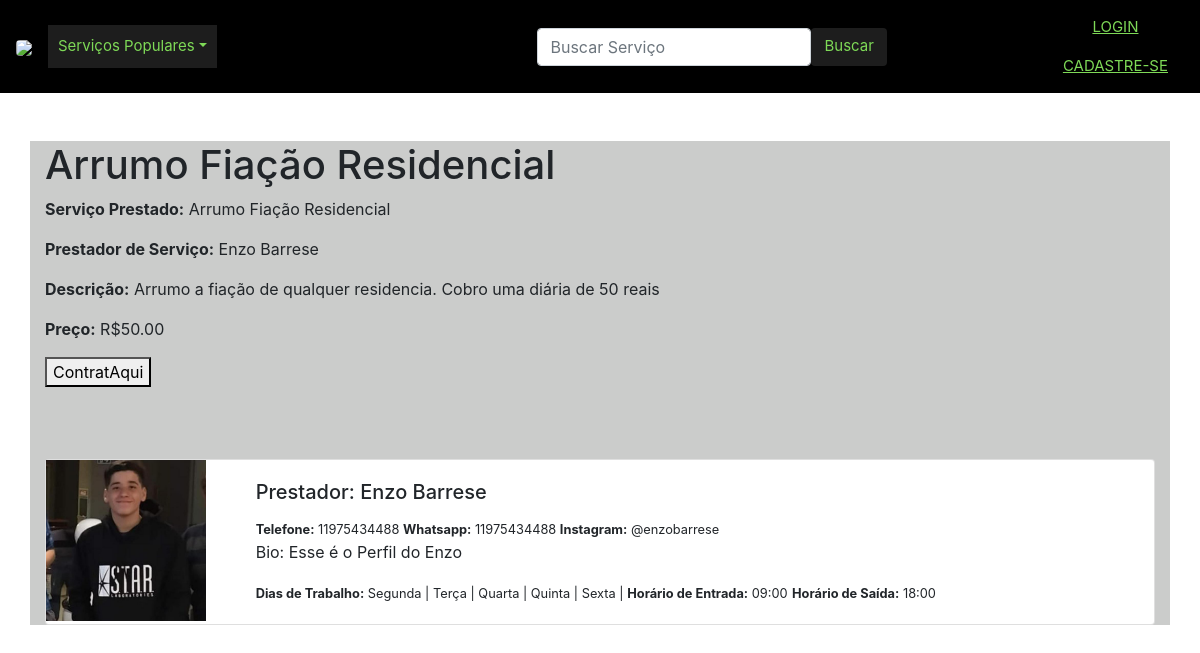
The page /servico/5/ on the database its author committed.
### site_final/models.py (models this page shows, shortened)
class Servico(models.Model):
    nome = models.CharField(max_length=100)
    descricao = models.TextField()
    autor = models.ForeignKey(User, on_delete=models.CASCADE)
    categoria = models.ForeignKey(Categoria, on_delete=models.CASCADE)
    subcategoria = models.ForeignKey(SubCategoria, on_delete=models.CASCADE)
    preco = models.DecimalField(max_digits=6, decimal_places=2, default=0.0)

class Perfil(models.Model):
    user = models.OneToOneField(User,null=True,on_delete=models.CASCADE)
    bio = models.TextField()
    foto_de_perfil = models.ImageField(null=True, blank=True,upload_to="imagens/perfil/")
    telefone = models.CharField(null=True, blank=True,max_length=11)
    whatsapp = models.CharField(null=True, blank=True,max_length=11)
    instagram = models.CharField(null=True, blank=True,max_length=25)
    dias_de_trabalho = models.ManyToManyField(DiaDaSemana)
    horario_entrada = models.TimeField(default='09:00')
    horario_saida = models.TimeField(default='18:00')

class DiaDaSemana(models.Model):
    DIAS_DA_SEMANA = [
        ('Segunda', 'Segunda'),
        ('Terça', 'Terça'),
        ('Quarta', 'Quarta'),
        ('Quinta', 'Quinta'),
        ('Sexta', 'Sexta'),
        ('Sábado', 'Sábado'),
        ('Domingo', 'Domingo'),
    ]
    dia = models.CharField(max_length=50, choices=DIAS_DA_SEMANA)
    def __str__(self):
        return self.dia

### site_final/views.py (the view)
# urls.py: path('servico/<int:pk>/', ServicoDetailView.as_view(), name='servico-detail'),
class ServicoDetailView(DetailView):
    model = Servico
    template_name = 'servico/servico_detail.html'
    context_object_name = 'servico'
    def get_context_data(self, *args, **kwargs):
        list_types = Categoria.objects.all()
        context = super(ServicoDetailView,self).get_context_data( *args, **kwargs)
        context["list_types"] = list_types
        return context

### site_final/context_processors.py (called while the page is built)
def categorias(request):
    categorias = Categoria.objects.all()
    cat=Categoria.objects.all()
    choices_dynamic = []
    for choice in cat:
        choices_dynamic.append(choice)
    return {'list_types': choices_dynamic}

### site_final/models.py (called while the page is built)
    def __str__(self):
        return self.nome

### site_final/templates/servico/servico_detail.html (shortened to what this page needs)
<!DOCTYPE html>
<html lang="en">
<head>
</head>
<body>
  {% extends 'base.html' %}
  {% block content %}
  <h1>{{ servico.nome }}</h1>
  <p><strong>Serviço Prestado:</strong> {{ servico.nome }}</p>
  <p><strong>Prestador de Serviço:</strong> {{ servico.autor.first_name }} {{ servico.autor.last_name }}</p>
  <p><strong>Descrição:</strong> {{ servico.descricao }}</p>
  <p><strong>Preço:</strong> R${{ servico.preco }}</p>
  {% if not user.is_authenticated or user != servico.autor %}
  <form action="{% url 'conversas' servico_id=servico.id username=request.user.username autor_username=servico.autor.username %}" method="post">
    <button type="submit">ContratAqui</button>
  </form>
  {% endif %}
  <br><br><br>
  <div class="card mb-3">
    <div class="row g-0">
      <div class="col-md-2">
        <img src="{{servico.autor.perfil.foto_de_perfil.url}}" class="img-fluid rounded-start">
      </div>
      <div class="col-md-10">
        <div class="card-body">
          <h5 class="card-title">Prestador: {{ servico.autor.first_name }} {{ servico.autor.last_name }}</h5>
          {% if servico.autor.perfil.telefone %}
          <span class="card-text"><small
              class="text-body-secondary"><strong>Telefone:</strong> {{servico.autor.perfil.telefone}} </small></span>
          {% endif %}
          {% if servico.autor.perfil.whatsapp %}
          <span class="card-text"><small
              class="text-body-secondary"><strong>Whatsapp:</strong> {{servico.autor.perfil.whatsapp}} </small></span>
          {% endif %}
          {% if servico.autor.perfil.instagram %}
          <span class="card-text"><small
              class="text-body-secondary"><strong>Instagram:</strong> {{servico.autor.perfil.instagram}} </small></span>
          {% endif %}
          {% if servico.autor.perfil.bio %}
          <p class="card-text">Bio: {{ servico.autor.perfil.bio }}</p>
          {% endif %}
          {% if servico.autor.perfil.dias_de_trabalho %}
          <span class="card-text"><small
            class="text-body-secondary"><strong>Dias de Trabalho:</strong>
          {% for dia in servico.autor.perfil.dias_de_trabalho.all %}
           {{ dia }} |
          {% endfor %}</small></span>
          {% endif %}
          {% if servico.autor.perfil.horario_entrada %}
          <span class="card-text"><small
            class="text-body-secondary"><strong>Horário de Entrada:</strong> {{ servico.autor.perfil.horario_entrada|time:"H:i" }}</small></span>
          {% endif %}
          {% if servico.autor.perfil.horario_saida %}
          <span class="card-text"><small
            class="text-body-secondary"><strong>Horário de Saída:</strong> {{ servico.autor.perfil.horario_saida|time:"H:i" }}</small></span>
          {% endif %}
        </div>
      </div>
    </div>
  </div>
  {% endblock %}

### rows shown on the page
Servico: nome "Arrumo Fiação Residencial", autor.first_name "Enzo", autor.last_name "Barrese", descricao "Arrumo a fiação de qualquer residencia. Cobro uma diária de 50 reais", preco "50.00", autor.perfil.foto_de_perfil (picture), autor.perfil.telefone "11975434488", autor.perfil.whatsapp "11975434488", autor.perfil.instagram "@enzobarrese", autor.perfil.bio "Esse é o Perfil do Enzo", autor.perfil.horario_entrada "09:00", autor.perfil.horario_saida "18:00"
DiaDaSemana: dia "Segunda"
DiaDaSemana: dia "Terça"
DiaDaSemana: dia "Quarta"
DiaDaSemana: dia "Quinta"
DiaDaSemana: dia "Sexta"
